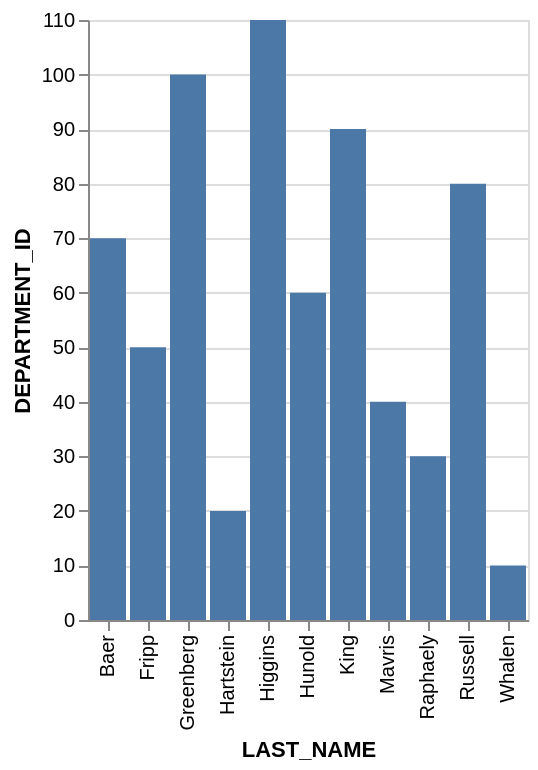

The Vega-Lite source for this figure:
### Vega-Lite specification from a JSON file in a GitHub repository (floating-point values rounded to 4 significant figures)
{"data": {"values": [{"x_data": "Baer", "y_data": 70}, {"x_data": "Fripp", "y_data": 50}, {"x_data": "Greenberg", "y_data": 100}, {"x_data": "Hartstein", "y_data": 20}, {"x_data": "Higgins", "y_data": 110}, {"x_data": "Hunold", "y_data": 60}, {"x_data": "King", "y_data": 90}, {"x_data": "Mavris", "y_data": 40}, {"x_data": "Raphaely", "y_data": 30}, {"x_data": "Russell", "y_data": 80}, {"x_data": "Whalen", "y_data": 10}]}, "mark": "bar", "encoding": {"x": {"field": "x_data", "type": "nominal", "title": "LAST_NAME", "sort": "ascending"}, "y": {"field": "y_data", "type": "quantitative", "title": "DEPARTMENT_ID"}}}
